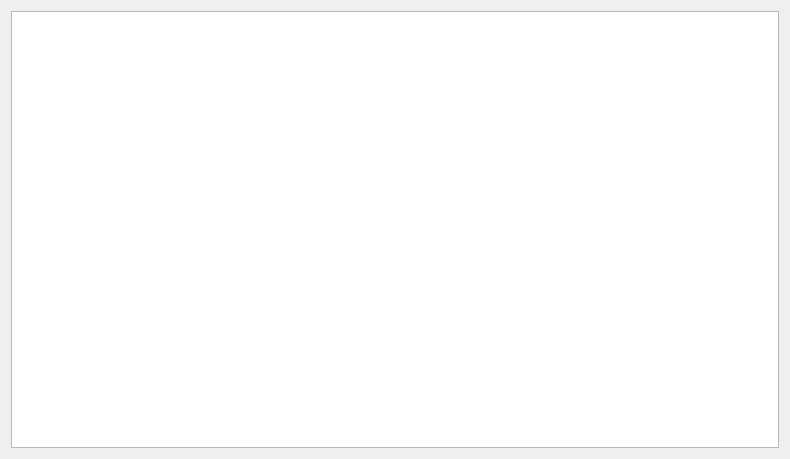
<?xml version="1.0" encoding="UTF-8"?>
<ui version="4.0">
 <class>ExMDI</class>
 <widget class="QWidget" name="ExMDI">
  <property name="geometry">
   <rect>
    <x>0</x>
    <y>0</y>
    <width>790</width>
    <height>459</height>
   </rect>
  </property>
  <property name="windowTitle">
   <string>Form</string>
  </property>
  <layout class="QHBoxLayout" name="horizontalLayout">
   <item>
    <widget class="QPlainTextEdit" name="plainTextEdit"/>
   </item>
  </layout>
 </widget>
 <resources/>
 <connections/>
</ui>
